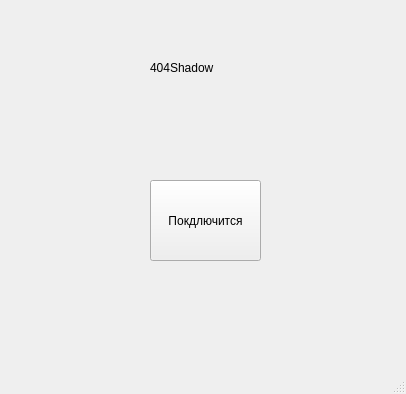
<?xml version="1.0" encoding="UTF-8"?>
<ui version="4.0">
 <class>MainWindow</class>
 <widget class="QMainWindow" name="MainWindow">
  <property name="geometry">
   <rect>
    <x>0</x>
    <y>0</y>
    <width>406</width>
    <height>394</height>
   </rect>
  </property>
  <property name="windowTitle">
   <string>MainWindow</string>
  </property>
  <widget class="QWidget" name="centralwidget">
   <widget class="QPushButton" name="connect">
    <property name="geometry">
     <rect>
      <x>150</x>
      <y>180</y>
      <width>111</width>
      <height>81</height>
     </rect>
    </property>
    <property name="text">
     <string>Покдлючится</string>
    </property>
   </widget>
   <widget class="QLabel" name="label">
    <property name="geometry">
     <rect>
      <x>150</x>
      <y>60</y>
      <width>111</width>
      <height>16</height>
     </rect>
    </property>
    <property name="text">
     <string>404Shadow</string>
    </property>
   </widget>
  </widget>
  <widget class="QMenuBar" name="menubar">
   <property name="geometry">
    <rect>
     <x>0</x>
     <y>0</y>
     <width>406</width>
     <height>22</height>
    </rect>
   </property>
  </widget>
  <widget class="QStatusBar" name="statusbar"/>
 </widget>
 <resources/>
 <connections/>
</ui>
